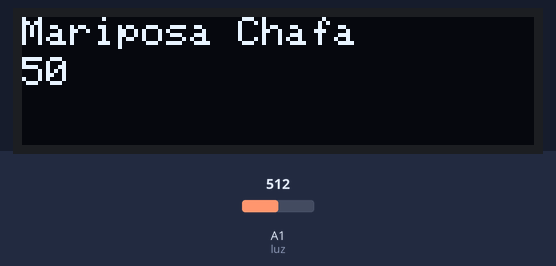
A sketch run on a simulated Arduino Uno, built with avr-gcc and run on an emulated ATmega328P. Shown: 128×32 one-colour display. The test bench sets the inputs (shaded band); at power-on: A1 (luz) = 512. What the sketch prints to the serial monitor is not drawn.

Above: at 2.8 s.
2.9 s: A1 (luz) set to 716
At 5.3 s:
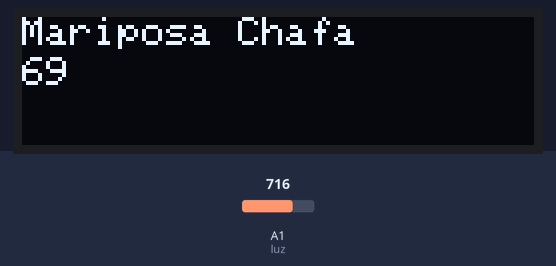
7.6 s: A1 (luz) set to 900
At 9.2 s:
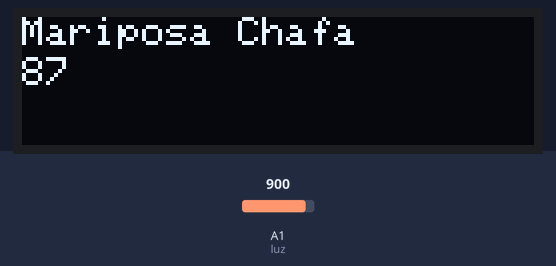
11.6 s: A1 (luz) set to 1023
At 13.2 s:
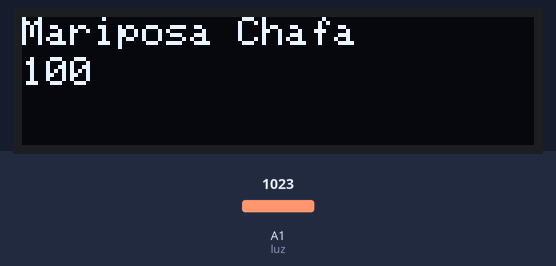
Timing chart, 0 to 14.7 s (numbered marks = the images above; inputs shaded):
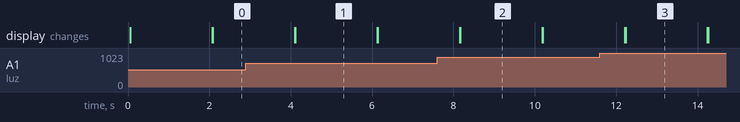

The sketch:

light_sensor.ino
```cpp
#include <Wire.h>
#include <Adafruit_GFX.h>
#include <Adafruit_SSD1306.h>

// Dimensiones de la pantalla OLED
#define SCREEN_WIDTH 128
#define SCREEN_HEIGHT 32

// Dirección I2C del SSD1306 (comúnmente 0x3C)
#define OLED_ADDR 0x3C

// Pines

#define luz A1
int brillo;
// Crear objeto de pantalla
Adafruit_SSD1306 display(SCREEN_WIDTH, SCREEN_HEIGHT, &Wire, -1);

void setup() {
  pinMode(luz, INPUT);
  Serial.begin(9600);


  // Inicializar pantalla
  if (!display.begin(SSD1306_SWITCHCAPVCC, OLED_ADDR)) {
    Serial.println(F("No se pudo encontrar la pantalla OLED"));
    for (;;); // Detener ejecución
  }

}

void loop() {
  brillo = map(analogRead(luz), 0, 1023, 0, 100);

  display.clearDisplay();
  display.setTextSize(1); // Puedes cambiar el tamaño: 1, 2, 3...
  display.setTextColor(SSD1306_WHITE);
  display.setCursor(0, 0); // Posición del texto en la pantalla
  display.println("Mariposa Chafa");
  display.display(); // Enviar a la pantalla


  display.setTextSize(1); // Puedes cambiar el tamaño: 1, 2, 3...
  display.setTextColor(SSD1306_WHITE);
  display.setCursor(0, 10); // Posición del texto en la pantalla
  display.println(brillo);
  display.display(); // Enviar a la pantalla

  Serial.println(brillo);

  delay(2000);
}
```

Measured:
- after the input at 2.9 s, the display: first differs from a run without the input after 1.2 s (image 1)
- after the input at 7.6 s, the display: first differs from a run without the input after 0.57 s (image 2)
- after the input at 11.6 s, the display: first differs from a run without the input after 0.63 s (image 3)
- what the display in image 1 shows lasts 2.0 s, from 4.1 s to 6.1 s
